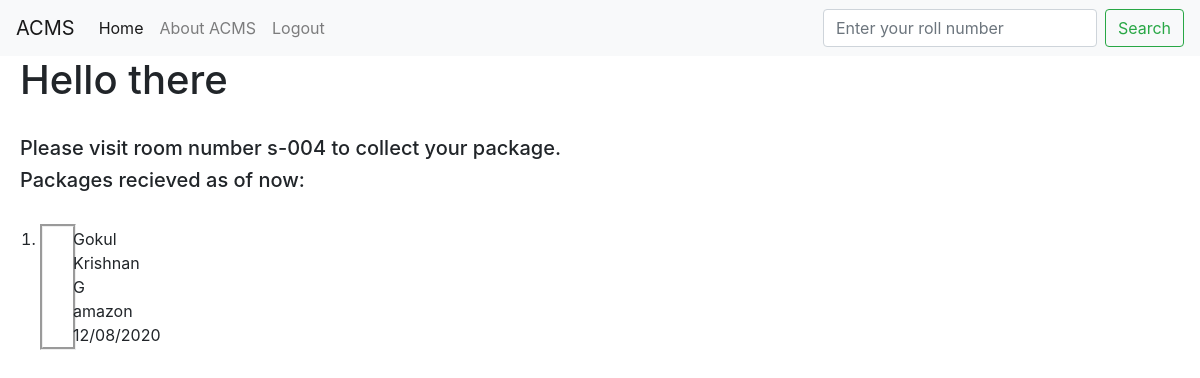
The app's page /main/ (signed in), older data.
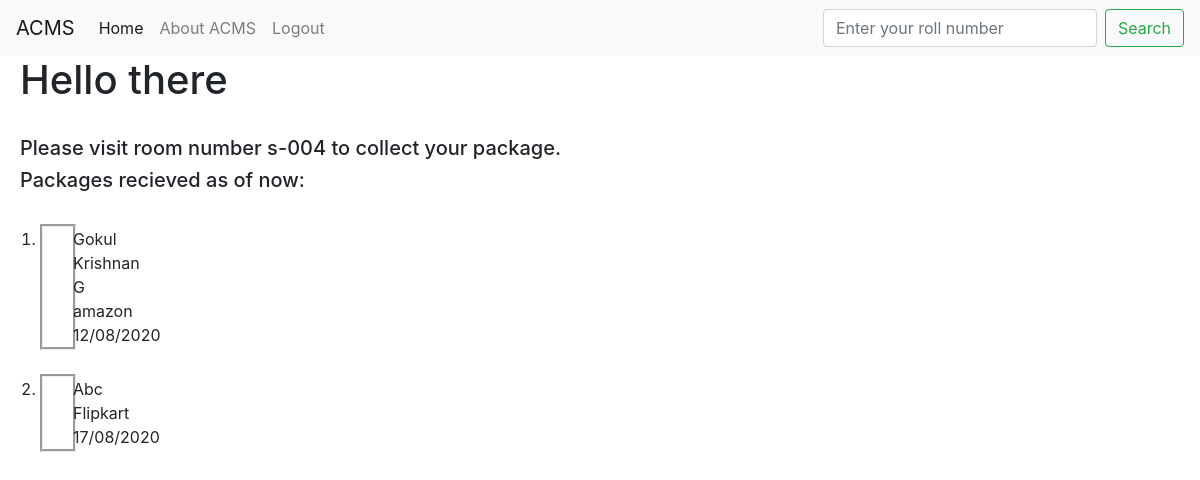
The same page, newer data.
### couriermanage/models.py (models this page shows)
class Courier(models.Model):
	name = models.CharField(max_length=255)
	service = models.CharField(max_length=255)
	student_rollno = models.CharField(max_length=255)
	date_recieved = models.CharField(max_length=255)

### couriermanage/views.py (the view)
# urls.py: path('main/', courier_views.main, name='main'),
@login_required
def main(request):
	context = {}
	query = ""
	if request.GET:
		query = request.GET['q']
		context['query'] = str(query)
	couriers = search(query)
	return render(request, 'couriermanage/main.html', {'couriers': couriers})

### couriermanage/views.py (called while the page is built)
def search(query=None):
	queryset = []
	queries = query.split(" ")
	for q in queries:
		couriers = Courier.objects.filter(
			Q(student_rollno__icontains=q) |
			Q(date_recieved__icontains=q) |
			Q(service__icontains=q)
		)
		for courier in couriers:
			queryset.append(courier)
	return list(set(queryset))

### couriermanage/templates/couriermanage/main.html (shortened to what this page needs)
{% extends "couriermanage/base.html" %}
{% block content %}
  <h1 style="padding-left: 20px;">Hello there</h1><br>
  <h5 style="padding-left: 20px;">Please visit room number s-004 to collect your package.</h5>
  <h5 style="padding-left: 20px;">Packages recieved as of now: </h5><br>
  {% if couriers %}
    <ol>
      {% for courier in couriers %}
      <li>{{ courier.name }}<br>{{ courier.service }}<br>{{ courier.date_recieved }}</li>
      <br>
      {% endfor %}
    </ol>
  {% else %}
    <center>
    <div style="margin-top: 170px">
      <h4>Could'nt find any packages for you.<br>Make sure you typed your roll number correct.</h3>
    </div>
    </center>
  {% endif %}
{% endblock content %}

### couriermanage/templates/couriermanage/base.html (shortened to what this page needs)
<!DOCTYPE html>
<html>
<head>
</head>
<link rel="stylesheet" href="https://stackpath.bootstrapcdn.com/bootstrap/4.4.1/css/bootstrap.min.css">
<nav class="navbar navbar-expand-lg navbar-light bg-light">
  <a class="navbar-brand" href="#">ACMS</a>
  <div class="collapse navbar-collapse" id="navbarSupportedContent">
    <ul class="navbar-nav mr-auto">
      <div class="nav-item active">
        <a class="nav-link" href="{% url 'service-home' %}">Home</a>
      </div>
    <div class="navbar-nav">
        <a class="nav-link" href="#">About ACMS</a>
        {% if user.is_authenticated %}
        	<a class="nav-link" href="{% url 'logout' %}">Logout</a>
        {% else %}
        	<a class="nav-link" href="{% url 'service-home' %}">Login</a>
        	<a class="nav-link" href="{% url 'register' %}">Register</a>
        {% endif %}
    </div>
    </ul>
    {% if user.is_authenticated %}
      <form class="form-inline my-2 my-lg-0" method="get">
        <input class="form-control mr-sm-2" type="search" name="q" id="id_q" placeholder="Enter your roll number" aria-label="Search">
        <button class="btn btn-outline-success my-2 my-sm-0" type="submit">Search</button>
      </form>
    {% endif %}
  </div>
</nav>
<body>
	{% block content %}{% endblock%}
</body>
</html>

### couriermanage/templates/couriermanage/main.html (style rules this page uses)
li { border-width: 3px; border-style: groove; padding-left: 30px; margin-right: 1300px; }

Row changes from the older to the newer data that the page shows:
added Courier: name "Abc", service "Flipkart", date_recieved "17/08/2020"
